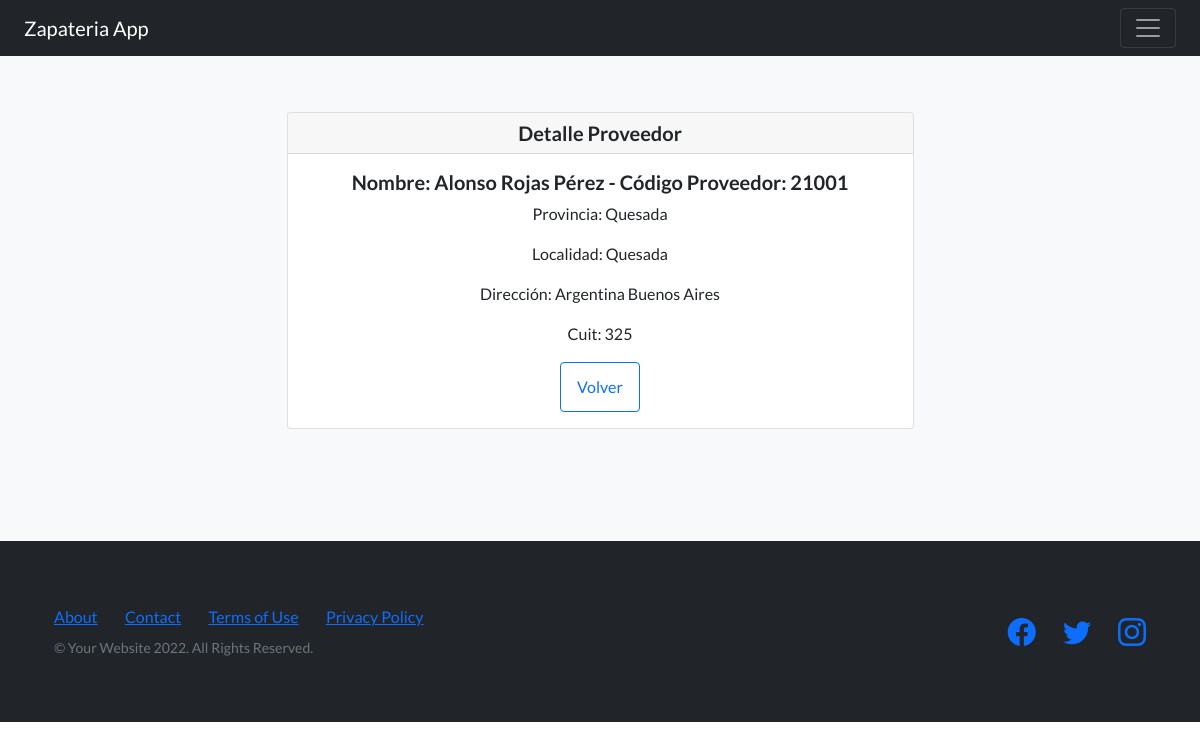
The page /detalleProveedores/4 on the database its author committed.
### AppProyectoFinalPython/models.py (models this page shows)
class Proveedor(models.Model):
    CodigoProveedor = models.CharField(max_length=200)
    Nombre = models.CharField(max_length=200)
    Apellidos = models.CharField(max_length=200)
    Provincia = models.CharField(max_length=500)
    Localidad = models.CharField(max_length=500)
    Direccion = models.CharField(max_length=1000)
    Cuit = models.CharField(max_length=1000)
    def __str__(self) -> str:
        return f'Nombre: {self.Nombre} {self.Apellidos} - Código Proveedor: {self.CodigoProveedor}'

### AppProyectoFinalPython/views.py (the view)
# urls.py: path('detalleProveedores/<int:pk>', ProveedorDetail.as_view(), name="DetalleProveedores"),
class ProveedorDetail(DetailView):
    model = Proveedor
    template_name = './Proveedores/proveedor_detail.html'
    context_object_name = 'Proveedor'

### AppProyectoFinalPython/templates/Proveedores/proveedor_detail.html
{% extends 'navBar.html'%}
{% load static %}
{% block blockDinamico %}
<section class="features-icons bg-light text-center">
    <div class="container">
        <div class="row justify-content-center">
            <div class="col-lg-8 col-xl-7" >
                <div class="card">
                    <h5 class="card-header">Detalle Proveedor</h5>
                    <div class="card-body">
                      <h5 class="card-title">{{Proveedor}}</h5>
                      <p class="card-text">Provincia: {{Proveedor.Provincia}}</p>
                      <p class="card-text">Localidad: {{Proveedor.Localidad}}</p>
                      <p class="card-text">Dirección: {{Proveedor.Direccion}}</p>
                      <p class="card-text">Cuit: {{Proveedor.Cuit}}</p>
                      <a type="button" class="btn btn-outline-primary" href="{% url 'ListaProveedores' %}">
                        Volver
                      </a>
                    </div>
                </div>
            </div>
        </div>
    </div>
</section>
{% endblock blockDinamico %}

### rows shown on the page
Proveedor: Nombre+Apellidos+CodigoProveedor "Nombre: Alonso Rojas Pérez - Código Proveedor: 21001", Provincia "Quesada", Localidad "Quesada", Direccion "Argentina Buenos Aires", Cuit "325"
